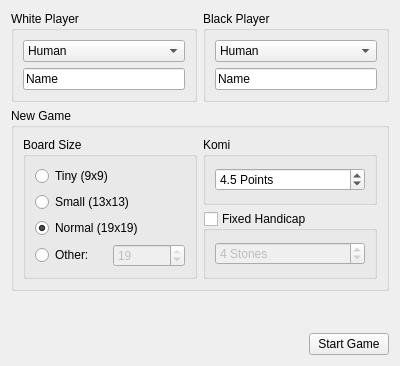
<?xml version="1.0" encoding="UTF-8"?>
<ui version="4.0">
 <class>SetupWidget</class>
 <widget class="QWidget" name="SetupWidget">
  <property name="geometry">
   <rect>
    <x>0</x>
    <y>0</y>
    <width>400</width>
    <height>366</height>
   </rect>
  </property>
  <layout class="QGridLayout" name="gridLayout_4">
   <item row="0" column="0" colspan="2">
    <layout class="QHBoxLayout" name="horizontalLayout">
     <item>
      <widget class="QGroupBox" name="groupBox">
       <property name="sizePolicy">
        <sizepolicy hsizetype="Preferred" vsizetype="Fixed">
         <horstretch>0</horstretch>
         <verstretch>0</verstretch>
        </sizepolicy>
       </property>
       <property name="title">
        <string>White Player</string>
       </property>
       <layout class="QGridLayout" name="gridLayout_11">
        <item row="1" column="1">
         <widget class="QStackedWidget" name="whitePlayerStack">
          <property name="frameShape">
           <enum>QFrame::NoFrame</enum>
          </property>
          <property name="currentIndex">
           <number>0</number>
          </property>
          <widget class="QWidget" name="whiteHumanPage">
           <layout class="QHBoxLayout" name="horizontalLayout_2">
            <property name="margin">
             <number>0</number>
            </property>
            <item>
             <widget class="KLineEdit" name="whitePlayerName">
              <property name="enabled">
               <bool>true</bool>
              </property>
              <property name="text">
               <string>Name</string>
              </property>
             </widget>
            </item>
           </layout>
          </widget>
          <widget class="QWidget" name="whiteComputerPage">
           <layout class="QGridLayout" name="gridLayout_8">
            <property name="margin">
             <number>0</number>
            </property>
            <item row="0" column="0">
             <widget class="QLabel" name="label1">
              <property name="sizePolicy">
               <sizepolicy hsizetype="Fixed" vsizetype="Preferred">
                <horstretch>0</horstretch>
                <verstretch>0</verstretch>
               </sizepolicy>
              </property>
              <property name="text">
               <string>Weak</string>
              </property>
              <property name="alignment">
               <set>Qt::AlignRight|Qt::AlignTrailing|Qt::AlignVCenter</set>
              </property>
              <property name="buddy">
               <cstring>whiteStrengthSlider</cstring>
              </property>
             </widget>
            </item>
            <item row="0" column="3">
             <widget class="QLabel" name="label2">
              <property name="sizePolicy">
               <sizepolicy hsizetype="Fixed" vsizetype="Preferred">
                <horstretch>0</horstretch>
                <verstretch>0</verstretch>
               </sizepolicy>
              </property>
              <property name="text">
               <string>Strong</string>
              </property>
              <property name="alignment">
               <set>Qt::AlignLeading|Qt::AlignLeft|Qt::AlignVCenter</set>
              </property>
              <property name="buddy">
               <cstring>whiteStrengthSlider</cstring>
              </property>
             </widget>
            </item>
            <item row="0" column="1">
             <widget class="QSlider" name="whiteStrengthSlider">
              <property name="minimum">
               <number>1</number>
              </property>
              <property name="maximum">
               <number>10</number>
              </property>
              <property name="pageStep">
               <number>1</number>
              </property>
              <property name="value">
               <number>5</number>
              </property>
              <property name="orientation">
               <enum>Qt::Horizontal</enum>
              </property>
              <property name="tickPosition">
               <enum>QSlider::TicksBelow</enum>
              </property>
              <property name="tickInterval">
               <number>0</number>
              </property>
             </widget>
            </item>
           </layout>
          </widget>
         </widget>
        </item>
        <item row="0" column="1">
         <widget class="KComboBox" name="whitePlayerCombo">
          <item>
           <property name="text">
            <string>Human</string>
           </property>
          </item>
          <item>
           <property name="text">
            <string>Computer</string>
           </property>
          </item>
         </widget>
        </item>
       </layout>
      </widget>
     </item>
     <item>
      <widget class="QGroupBox" name="groupBox_2">
       <property name="sizePolicy">
        <sizepolicy hsizetype="Preferred" vsizetype="Fixed">
         <horstretch>0</horstretch>
         <verstretch>0</verstretch>
        </sizepolicy>
       </property>
       <property name="title">
        <string>Black Player</string>
       </property>
       <layout class="QGridLayout" name="gridLayout_9">
        <item row="1" column="0">
         <widget class="QStackedWidget" name="blackPlayerStack">
          <property name="currentIndex">
           <number>0</number>
          </property>
          <widget class="QWidget" name="blackHumanPage">
           <layout class="QGridLayout" name="gridLayout_2">
            <property name="margin">
             <number>0</number>
            </property>
            <item row="1" column="0">
             <widget class="KLineEdit" name="blackPlayerName">
              <property name="enabled">
               <bool>true</bool>
              </property>
              <property name="text">
               <string>Name</string>
              </property>
             </widget>
            </item>
           </layout>
          </widget>
          <widget class="QWidget" name="blackComputerPage">
           <layout class="QGridLayout" name="gridLayout_3">
            <property name="margin">
             <number>0</number>
            </property>
            <item row="0" column="4">
             <widget class="QLabel" name="label2_3">
              <property name="sizePolicy">
               <sizepolicy hsizetype="Fixed" vsizetype="Preferred">
                <horstretch>0</horstretch>
                <verstretch>0</verstretch>
               </sizepolicy>
              </property>
              <property name="text">
               <string>Strong</string>
              </property>
              <property name="alignment">
               <set>Qt::AlignLeading|Qt::AlignLeft|Qt::AlignVCenter</set>
              </property>
              <property name="buddy">
               <cstring>blackStrengthSlider</cstring>
              </property>
             </widget>
            </item>
            <item row="0" column="2">
             <widget class="QLabel" name="label1_3">
              <property name="sizePolicy">
               <sizepolicy hsizetype="Fixed" vsizetype="Preferred">
                <horstretch>0</horstretch>
                <verstretch>0</verstretch>
               </sizepolicy>
              </property>
              <property name="text">
               <string>Weak</string>
              </property>
              <property name="alignment">
               <set>Qt::AlignRight|Qt::AlignTrailing|Qt::AlignVCenter</set>
              </property>
              <property name="buddy">
               <cstring>blackStrengthSlider</cstring>
              </property>
             </widget>
            </item>
            <item row="0" column="3">
             <widget class="QSlider" name="blackStrengthSlider">
              <property name="minimum">
               <number>1</number>
              </property>
              <property name="maximum">
               <number>10</number>
              </property>
              <property name="pageStep">
               <number>1</number>
              </property>
              <property name="value">
               <number>5</number>
              </property>
              <property name="orientation">
               <enum>Qt::Horizontal</enum>
              </property>
              <property name="tickPosition">
               <enum>QSlider::TicksBelow</enum>
              </property>
              <property name="tickInterval">
               <number>0</number>
              </property>
             </widget>
            </item>
           </layout>
          </widget>
         </widget>
        </item>
        <item row="0" column="0">
         <widget class="KComboBox" name="blackPlayerCombo">
          <item>
           <property name="text">
            <string>Human</string>
           </property>
          </item>
          <item>
           <property name="text">
            <string>Computer</string>
           </property>
          </item>
         </widget>
        </item>
       </layout>
      </widget>
     </item>
    </layout>
   </item>
   <item row="1" column="0" colspan="2">
    <widget class="QStackedWidget" name="gameSetupStack">
     <property name="sizePolicy">
      <sizepolicy hsizetype="Preferred" vsizetype="Fixed">
       <horstretch>0</horstretch>
       <verstretch>0</verstretch>
      </sizepolicy>
     </property>
     <property name="currentIndex">
      <number>0</number>
     </property>
     <widget class="QWidget" name="newGamePage">
      <layout class="QVBoxLayout" name="verticalLayout_7">
       <property name="margin">
        <number>0</number>
       </property>
       <item>
        <widget class="QFrame" name="frame">
         <property name="frameShape">
          <enum>QFrame::NoFrame</enum>
         </property>
         <property name="frameShadow">
          <enum>QFrame::Plain</enum>
         </property>
         <layout class="QVBoxLayout" name="verticalLayout">
          <property name="margin">
           <number>0</number>
          </property>
          <item>
           <widget class="QGroupBox" name="newGameBox">
            <property name="enabled">
             <bool>true</bool>
            </property>
            <property name="title">
             <string>New Game</string>
            </property>
            <layout class="QGridLayout" name="gridLayout_7">
             <item row="0" column="0" rowspan="2">
              <widget class="KButtonGroup" name="sizeGroupBox">
               <property name="title">
                <string>Board Size</string>
               </property>
               <property name="flat">
                <bool>false</bool>
               </property>
               <property name="current" stdset="0">
                <number>2</number>
               </property>
               <layout class="QGridLayout" name="gridLayout_10">
                <item row="0" column="0" colspan="2">
                 <widget class="QRadioButton" name="sizeSmall">
                  <property name="text">
                   <string>Tiny (9x9)</string>
                  </property>
                  <property name="checked">
                   <bool>false</bool>
                  </property>
                 </widget>
                </item>
                <item row="1" column="0" colspan="2">
                 <widget class="QRadioButton" name="sizeMedium">
                  <property name="text">
                   <string>Small (13x13)</string>
                  </property>
                 </widget>
                </item>
                <item row="2" column="0" colspan="2">
                 <widget class="QRadioButton" name="sizeBig">
                  <property name="text">
                   <string>Normal (19x19)</string>
                  </property>
                  <property name="checked">
                   <bool>true</bool>
                  </property>
                 </widget>
                </item>
                <item row="3" column="0">
                 <widget class="QRadioButton" name="sizeOther">
                  <property name="text">
                   <string>Other:</string>
                  </property>
                 </widget>
                </item>
                <item row="3" column="1">
                 <widget class="QSpinBox" name="sizeOtherSpinBox">
                  <property name="enabled">
                   <bool>false</bool>
                  </property>
                  <property name="minimum">
                   <number>5</number>
                  </property>
                  <property name="maximum">
                   <number>19</number>
                  </property>
                  <property name="value">
                   <number>19</number>
                  </property>
                 </widget>
                </item>
               </layout>
              </widget>
             </item>
             <item row="0" column="1">
              <widget class="QGroupBox" name="groupBox_3">
               <property name="title">
                <string>Komi</string>
               </property>
               <layout class="QVBoxLayout" name="verticalLayout_8">
                <item>
                 <widget class="QDoubleSpinBox" name="komiSpinBox">
                  <property name="suffix">
                   <string> Points</string>
                  </property>
                  <property name="decimals">
                   <number>1</number>
                  </property>
                  <property name="maximum">
                   <double>50.000000000000000</double>
                  </property>
                  <property name="value">
                   <double>4.500000000000000</double>
                  </property>
                 </widget>
                </item>
               </layout>
              </widget>
             </item>
             <item row="1" column="1">
              <widget class="QGroupBox" name="handicapGroupBox">
               <property name="title">
                <string>Fixed Handicap</string>
               </property>
               <property name="flat">
                <bool>false</bool>
               </property>
               <property name="checkable">
                <bool>true</bool>
               </property>
               <property name="checked">
                <bool>false</bool>
               </property>
               <layout class="QVBoxLayout" name="verticalLayout_9">
                <item>
                 <widget class="QSpinBox" name="handicapSpinBox">
                  <property name="suffix">
                   <string> Stones</string>
                  </property>
                  <property name="minimum">
                   <number>2</number>
                  </property>
                  <property name="maximum">
                   <number>9</number>
                  </property>
                  <property name="value">
                   <number>4</number>
                  </property>
                 </widget>
                </item>
               </layout>
              </widget>
             </item>
            </layout>
           </widget>
          </item>
         </layout>
        </widget>
       </item>
      </layout>
     </widget>
     <widget class="QWidget" name="loadGamePage">
      <layout class="QVBoxLayout" name="verticalLayout_3">
       <property name="margin">
        <number>0</number>
       </property>
       <item>
        <widget class="QFrame" name="frame_2">
         <property name="frameShape">
          <enum>QFrame::NoFrame</enum>
         </property>
         <property name="frameShadow">
          <enum>QFrame::Plain</enum>
         </property>
         <layout class="QGridLayout" name="gridLayout">
          <property name="margin">
           <number>0</number>
          </property>
          <item row="0" column="0">
           <widget class="QGroupBox" name="loadedGameBox">
            <property name="enabled">
             <bool>true</bool>
            </property>
            <property name="title">
             <string>Loaded Game</string>
            </property>
            <layout class="QGridLayout" name="gridLayout_5">
             <item row="0" column="1" colspan="3">
              <widget class="KIntSpinBox" name="startMoveSpinBox">
               <property name="accelerated">
                <bool>true</bool>
               </property>
               <property name="correctionMode">
                <enum>QAbstractSpinBox::CorrectToNearestValue</enum>
               </property>
               <property name="suffix">
                <string> of 999</string>
               </property>
               <property name="prefix">
                <string>Move </string>
               </property>
               <property name="minimum">
                <number>1</number>
               </property>
               <property name="maximum">
                <number>9999</number>
               </property>
              </widget>
             </item>
             <item row="4" column="4" colspan="3">
              <widget class="KLineEdit" name="infoLocation">
               <property name="enabled">
                <bool>true</bool>
               </property>
               <property name="focusPolicy">
                <enum>Qt::NoFocus</enum>
               </property>
               <property name="text">
                <string/>
               </property>
               <property name="readOnly">
                <bool>true</bool>
               </property>
               <property name="urlDropsEnabled">
                <bool>false</bool>
               </property>
              </widget>
             </item>
             <item row="4" column="1" colspan="2">
              <widget class="KLineEdit" name="infoDate">
               <property name="enabled">
                <bool>true</bool>
               </property>
               <property name="focusPolicy">
                <enum>Qt::NoFocus</enum>
               </property>
               <property name="text">
                <string/>
               </property>
               <property name="maxLength">
                <number>10</number>
               </property>
               <property name="readOnly">
                <bool>true</bool>
               </property>
               <property name="urlDropsEnabled">
                <bool>false</bool>
               </property>
              </widget>
             </item>
             <item row="3" column="1" colspan="6">
              <widget class="KLineEdit" name="infoEvent">
               <property name="enabled">
                <bool>true</bool>
               </property>
               <property name="focusPolicy">
                <enum>Qt::NoFocus</enum>
               </property>
               <property name="text">
                <string/>
               </property>
               <property name="readOnly">
                <bool>true</bool>
               </property>
               <property name="urlDropsEnabled">
                <bool>false</bool>
               </property>
              </widget>
             </item>
             <item row="3" column="0">
              <widget class="QLabel" name="label_8">
               <property name="text">
                <string>Event:</string>
               </property>
               <property name="alignment">
                <set>Qt::AlignRight|Qt::AlignTrailing|Qt::AlignVCenter</set>
               </property>
              </widget>
             </item>
             <item row="4" column="0">
              <widget class="QLabel" name="label_9">
               <property name="text">
                <string>Date:</string>
               </property>
               <property name="alignment">
                <set>Qt::AlignRight|Qt::AlignTrailing|Qt::AlignVCenter</set>
               </property>
              </widget>
             </item>
             <item row="2" column="0" colspan="7">
              <widget class="Line" name="line_2">
               <property name="orientation">
                <enum>Qt::Horizontal</enum>
               </property>
              </widget>
             </item>
             <item row="0" column="0">
              <widget class="QLabel" name="label_3">
               <property name="text">
                <string>Continue</string>
               </property>
               <property name="alignment">
                <set>Qt::AlignRight|Qt::AlignTrailing|Qt::AlignVCenter</set>
               </property>
               <property name="buddy">
                <cstring>startMoveSpinBox</cstring>
               </property>
              </widget>
             </item>
             <item row="5" column="3">
              <widget class="QLabel" name="label_10">
               <property name="text">
                <string>Score:</string>
               </property>
               <property name="alignment">
                <set>Qt::AlignRight|Qt::AlignTrailing|Qt::AlignVCenter</set>
               </property>
              </widget>
             </item>
             <item row="5" column="0">
              <widget class="QLabel" name="label_11">
               <property name="text">
                <string>Round:</string>
               </property>
               <property name="alignment">
                <set>Qt::AlignRight|Qt::AlignTrailing|Qt::AlignVCenter</set>
               </property>
              </widget>
             </item>
             <item row="5" column="1" colspan="2">
              <widget class="KLineEdit" name="infoRound">
               <property name="enabled">
                <bool>true</bool>
               </property>
               <property name="focusPolicy">
                <enum>Qt::NoFocus</enum>
               </property>
               <property name="text">
                <string/>
               </property>
               <property name="maxLength">
                <number>3</number>
               </property>
               <property name="readOnly">
                <bool>true</bool>
               </property>
               <property name="urlDropsEnabled">
                <bool>false</bool>
               </property>
              </widget>
             </item>
             <item row="0" column="4" colspan="3">
              <widget class="KLineEdit" name="playerLabel">
               <property name="enabled">
                <bool>true</bool>
               </property>
               <property name="focusPolicy">
                <enum>Qt::NoFocus</enum>
               </property>
               <property name="contextMenuPolicy">
                <enum>Qt::DefaultContextMenu</enum>
               </property>
               <property name="acceptDrops">
                <bool>false</bool>
               </property>
               <property name="text">
                <string>for Black</string>
               </property>
               <property name="readOnly">
                <bool>true</bool>
               </property>
              </widget>
             </item>
             <item row="4" column="3">
              <widget class="QLabel" name="label">
               <property name="text">
                <string>Location:</string>
               </property>
              </widget>
             </item>
             <item row="5" column="4">
              <widget class="KLineEdit" name="infoScore">
               <property name="enabled">
                <bool>true</bool>
               </property>
               <property name="focusPolicy">
                <enum>Qt::NoFocus</enum>
               </property>
               <property name="readOnly">
                <bool>true</bool>
               </property>
               <property name="urlDropsEnabled">
                <bool>false</bool>
               </property>
              </widget>
             </item>
             <item row="5" column="6">
              <widget class="KLineEdit" name="infoKomi">
               <property name="focusPolicy">
                <enum>Qt::NoFocus</enum>
               </property>
               <property name="contextMenuPolicy">
                <enum>Qt::DefaultContextMenu</enum>
               </property>
               <property name="readOnly">
                <bool>true</bool>
               </property>
               <property name="urlDropsEnabled">
                <bool>false</bool>
               </property>
              </widget>
             </item>
             <item row="5" column="5">
              <widget class="QLabel" name="label_2">
               <property name="text">
                <string>Komi:</string>
               </property>
              </widget>
             </item>
            </layout>
           </widget>
          </item>
         </layout>
        </widget>
       </item>
      </layout>
     </widget>
    </widget>
   </item>
   <item row="3" column="0">
    <spacer name="horizontalSpacer">
     <property name="orientation">
      <enum>Qt::Horizontal</enum>
     </property>
     <property name="sizeHint" stdset="0">
      <size>
       <width>40</width>
       <height>20</height>
      </size>
     </property>
    </spacer>
   </item>
   <item row="3" column="1">
    <widget class="KPushButton" name="startButton">
     <property name="text">
      <string>Start Game</string>
     </property>
    </widget>
   </item>
   <item row="2" column="0" colspan="2">
    <spacer name="verticalSpacer">
     <property name="orientation">
      <enum>Qt::Vertical</enum>
     </property>
     <property name="sizeHint" stdset="0">
      <size>
       <width>20</width>
       <height>40</height>
      </size>
     </property>
    </spacer>
   </item>
  </layout>
 </widget>
 <customwidgets>
  <customwidget>
   <class>KIntSpinBox</class>
   <extends>QSpinBox</extends>
   <header>knuminput.h</header>
  </customwidget>
  <customwidget>
   <class>KButtonGroup</class>
   <extends>QGroupBox</extends>
   <header>kbuttongroup.h</header>
   <container>1</container>
  </customwidget>
  <customwidget>
   <class>KPushButton</class>
   <extends>QPushButton</extends>
   <header>kpushbutton.h</header>
  </customwidget>
  <customwidget>
   <class>KLineEdit</class>
   <extends>QLineEdit</extends>
   <header>klineedit.h</header>
  </customwidget>
  <customwidget>
   <class>KComboBox</class>
   <extends>QComboBox</extends>
   <header>kcombobox.h</header>
  </customwidget>
 </customwidgets>
 <tabstops>
  <tabstop>whitePlayerCombo</tabstop>
  <tabstop>whitePlayerName</tabstop>
  <tabstop>whiteStrengthSlider</tabstop>
  <tabstop>blackPlayerCombo</tabstop>
  <tabstop>blackPlayerName</tabstop>
  <tabstop>blackStrengthSlider</tabstop>
  <tabstop>sizeSmall</tabstop>
  <tabstop>sizeMedium</tabstop>
  <tabstop>sizeBig</tabstop>
  <tabstop>sizeOther</tabstop>
  <tabstop>sizeOtherSpinBox</tabstop>
  <tabstop>komiSpinBox</tabstop>
  <tabstop>handicapGroupBox</tabstop>
  <tabstop>handicapSpinBox</tabstop>
  <tabstop>startMoveSpinBox</tabstop>
 </tabstops>
 <resources/>
 <connections>
  <connection>
   <sender>whitePlayerCombo</sender>
   <signal>currentIndexChanged(int)</signal>
   <receiver>whitePlayerStack</receiver>
   <slot>setCurrentIndex(int)</slot>
   <hints>
    <hint type="sourcelabel">
     <x>142</x>
     <y>63</y>
    </hint>
    <hint type="destinationlabel">
     <x>142</x>
     <y>95</y>
    </hint>
   </hints>
  </connection>
  <connection>
   <sender>blackPlayerCombo</sender>
   <signal>currentIndexChanged(int)</signal>
   <receiver>blackPlayerStack</receiver>
   <slot>setCurrentIndex(int)</slot>
   <hints>
    <hint type="sourcelabel">
     <x>293</x>
     <y>63</y>
    </hint>
    <hint type="destinationlabel">
     <x>293</x>
     <y>95</y>
    </hint>
   </hints>
  </connection>
 </connections>
</ui>
